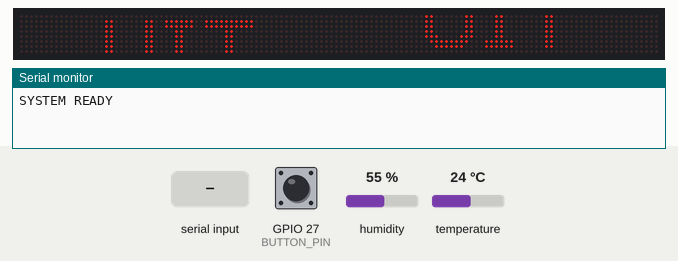
This sketch was run on a simulated ESP32. Parts: 128×8 LED matrix, the last lines printed to the serial monitor. The inputs (shaded band) are chosen by the test bench; at power-on: GPIO 27 (BUTTON_PIN) HIGH, humidity 55 %, temperature 24 °C. The local clock reads 2024-03-15 10:24:30 at power-on unless the sketch sets it; random numbers use the default seed unless the sketch sets one; EEPROM starts erased; nothing arrives over Bluetooth unless stated.

Above: at 1.2 s.
1.3 s: GPIO 27 (BUTTON_PIN) pulled LOW for 0.15 s
At 1.89 s:
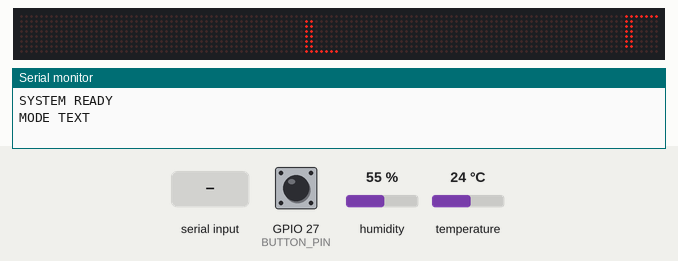
2.0 s: "2\n" received over the second serial link
At 2.4 s:
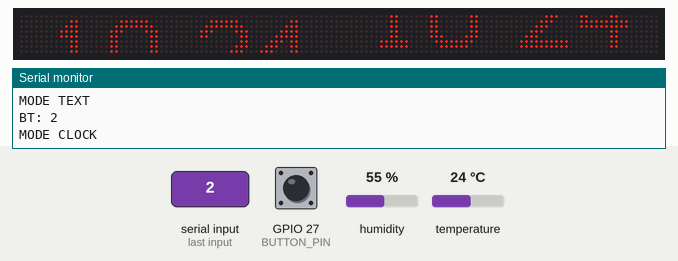
5.0 s: "3\n" received over the second serial link
At 6.2 s:
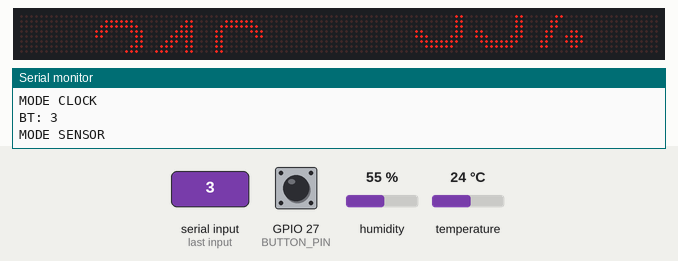
6.5 s: humidity set to 22 %
At 7.4 s:
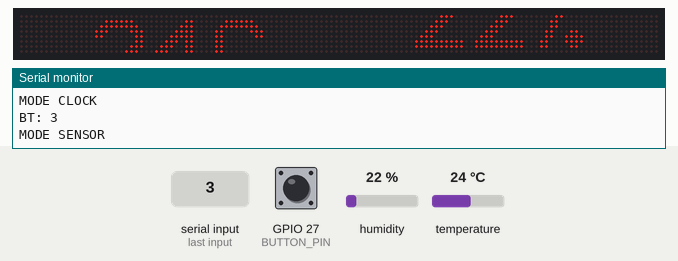
8.5 s: temperature set to 12 °C
At 11.4 s:
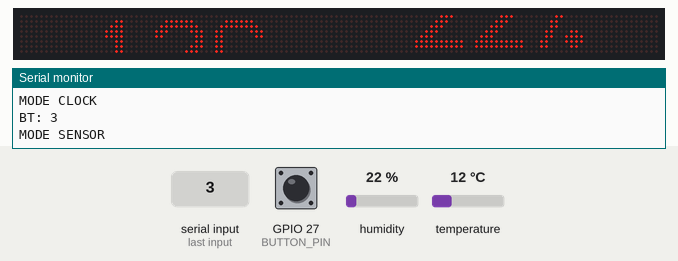
11.5 s: humidity set to 40 %
At 15.27 s:
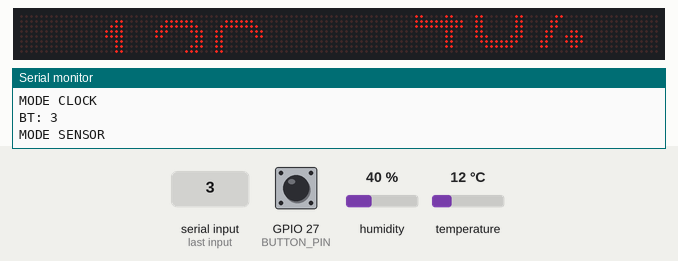
Timing chart, 0 to 15.5 s (numbered marks = the images above; inputs shaded):
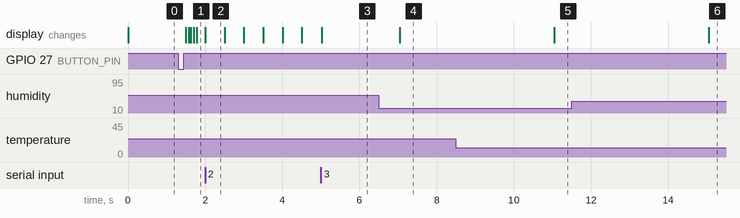

Measured:
- after the input at 1.3 s, the display: first changes after 0.20 s (image 1 shows a later state)
- after the input at 6.5 s, the display: changes after 0.55 s (image 4)
- after the input at 8.5 s, the display: changes after 2.5 s (image 5)
- after the input at 11.5 s, the display: changes after 3.5 s (image 6)
- what the display in image 2 shows lasts 0.5 s, from 2.0 s to 2.5 s

The sketch:

ESP32_LED_SYSTEM.ino
```cpp
#include <MD_Parola.h>
#include <MD_MAX72xx.h>
#include <SPI.h>
#include <OneButton.h>
#include "BluetoothSerial.h"
#include "EEPROM.h"
#include "Font_Data.h"
#include "DHT.h"
#include "RTClib.h"
#include <Wire.h>
// ============== PIN CONFiG ================

#include "Config.h"

// ================= MODES =================

#include "ModeBase.h"
#include "ModeText.h"
#include "ModeClock.h"
#include "ModeSensor.h"
#include "ModeMusic.h"

// ======================================================
// OBJECTS
// ======================================================

BluetoothSerial SerialBT;

OneButton btn(BUTTON_PIN, true);

MD_Parola P(HARDWARE_TYPE,DATA_PIN,CLK_PIN,CS_PIN,MAX_DEVICES);

RTC_DS1307 rtc;

DHT dht(DHTPIN, DHTTYPE);

// ======================================================
// GLOBAL
// ======================================================

char msg[100] = "HELLO UIT";

int state = 0;

// ======================================================
// MODE OBJECTS
// ======================================================

ModeText   mText;
ModeClock  mClock;
ModeSensor mSensor;
ModeMusic  mMusic;

DoubleHeightMode* currentModePtr = nullptr;

// ======================================================
// SET MODE
// ======================================================

void setMode(int newMode)
{
    state = newMode;

    P.displayClear();

    switch (state) {
        // ================= TEXT =================

        case 1:

            mText.refreshData();

            mText.setupMode(PA_SCROLL_LEFT,40);

            currentModePtr = &mText;

            Serial.println("MODE TEXT");

            break;

        // ================= CLOCK =================

        case 2:

            mClock.refreshData();

            mClock.setupMode(PA_PRINT,0);

            currentModePtr = &mClock;

            Serial.println("MODE CLOCK");

            break;

        // ================= SENSOR =================

        case 3:

            mSensor.refreshData();

            mSensor.setupMode(PA_SCROLL_LEFT,50);

            currentModePtr = &mSensor;

            Serial.println("MODE SENSOR");

            break;

        // ================= MUSIC =================

        case 4:

            currentModePtr = &mMusic;

            Serial.println("MODE MUSIC");

            break;

        // ================= IDLE =================

        default:

            state = 0;

            currentModePtr = nullptr;

            Serial.println("MODE IDLE");

            break;
    }
}

// ======================================================
// BUTTON
// ======================================================

void switchMode()
{
    int next = state + 1;

    if (next > 4)
        next = 0;

    setMode(next);
}

// ======================================================
// BLUETOOTH
// ======================================================

void handleBluetooth()
{
    if (!SerialBT.available())
        return;

    String input =
        SerialBT.readStringUntil('\n');

    input.trim();

    if (input.length() == 0)
        return;

    Serial.print("BT: ");
    Serial.println(input);

    // ================= CHANGE MODE =================

    if (input.length() == 1 && isDigit(input[0]))
    {
        int target = input.toInt();

        if (target >= 0 && target <= 4)
        {
            setMode(target);
        }

        return;
    }

    // ================= CHANGE TEXT =================

    if (input.startsWith("#"))
    {
        String newText = input.substring(1);

        newText.toUpperCase();

        newText.toCharArray(msg,sizeof(msg));

        EEPROM.writeString(50,newText);

        EEPROM.commit();

        Serial.print("NEW TEXT: ");
        Serial.println(msg);

        if (state == 1)
        {
            mText.refreshData();

            mText.render();
        }
    }
}

// ======================================================
// IDLE SCREEN
// ======================================================

void runIdle()
{
    if (P.displayAnimate())
    {
        P.displayZoneText(ZONE_LOWER,"UIT",PA_CENTER,0,0,PA_PRINT,PA_NO_EFFECT);

        P.displayZoneText(ZONE_UPPER,"UIT",PA_CENTER,0,0,PA_PRINT,PA_NO_EFFECT);

        P.synchZoneStart();
    }
}

// ======================================================
// SETUP
// ======================================================

void setup()
{
    Serial.begin(115200);

    // ================= EEPROM =================

    EEPROM.begin(EEPROM_SIZE);

    // ================= BLUETOOTH =================

    SerialBT.begin("ESP32_UIT_DISPLAY");

    // ================= I2C =================

    Wire.begin(SDA_PIN,SCL_PIN);

    // ================= RTC =================

    if (!rtc.begin())
    {
        Serial.println("RTC ERROR");
    }

    // rtc.adjust(DateTime(F(__DATE__), F(__TIME__)));

    // ================= DHT =================

    dht.begin();

    // ================= SOUND =================

    pinMode(SOUND_PIN, INPUT);

    // ================= MATRIX =================

    P.begin(MAX_ZONES);

    P.setZone(ZONE_LOWER,0,ZONE_SIZE - 1);

    P.setFont(ZONE_LOWER,BigFontLower);

    P.setZone(ZONE_UPPER,ZONE_SIZE,MAX_DEVICES - 1);

    P.setFont(ZONE_UPPER,BigFontUpper);

    P.setIntensity(3);

    P.setCharSpacing(P.getCharSpacing() * 2);

    // ================= BUTTON =================

    btn.attachClick(switchMode);

    // ================= EEPROM =================

    String savedMsg = EEPROM.readString(50);

    if (savedMsg.length() > 0 && savedMsg.length() < 100)
    {
        savedMsg.toCharArray(msg,sizeof(msg));
    }

    Serial.println("SYSTEM READY");
}

// ======================================================
// LOOP
// ======================================================

void loop()
{
    btn.tick();

    handleBluetooth();

    // ================= IDLE =================

    if (state == 0)
    {
        runIdle();
    }
    else
    {
        if (currentModePtr != nullptr)
        {
            currentModePtr->run();
        }
    }
}
```

Globals.h
```cpp
#ifndef GLOBALS_H
#define GLOBALS_H

#include <MD_Parola.h>
#include <MD_MAX72xx.h>
#include "BluetoothSerial.h"
#include "DHT.h"
#include "RTClib.h"

// ======================================================
// EXTERN OBJECTS
// ======================================================

extern MD_Parola P;

extern BluetoothSerial SerialBT;

extern RTC_DS1307 rtc;

extern DHT dht;

// ======================================================
// EXTERN VARIABLES
// ======================================================

extern char msg[100];

extern int state;

#endif
```

ModeBase.h
```cpp
#ifndef MODEBASE_H
#define MODEBASE_H

#include "Globals.h"

class DoubleHeightMode
{
protected:
    char _buffer[120];

    textEffect_t _effect;
    uint16_t _speed;

public:

    // ================= PURE VIRTUAL =================

    virtual void refreshData() = 0;

    // ================= VIRTUAL =================

    virtual void setupMode(textEffect_t effect, uint16_t speed)
    {
        _effect = effect;
        _speed = speed;

        refreshData();

        render();
    }

    virtual void render()
    {
        P.displayClear();

        P.displayZoneText(ZONE_LOWER,_buffer,PA_CENTER,_speed,0,_effect,_effect);

        P.displayZoneText(ZONE_UPPER,_buffer,PA_CENTER,_speed,0,_effect,_effect);

        P.synchZoneStart();
    }

    virtual void run()
    {
        if (P.displayAnimate())
        {
            refreshData();

            render();
        }
    }

    // ================= DESTRUCTOR =================

    virtual ~DoubleHeightMode() {}
};

#endif
```

ModeClock.h
```cpp
#ifndef MODECLOCK_H
#define MODECLOCK_H

#include "Globals.h"
#include "ModeBase.h"

class ModeClock : public DoubleHeightMode
{
private:
    unsigned long lastClock = 0;
    bool blinkColon = true;

public:
    void refreshData() override
    {
        DateTime now = rtc.now();

        // Nháy dấu :
        if (blinkColon)
            sprintf(_buffer, "%02d:%02d", now.hour(), now.minute());
        else
            sprintf(_buffer, "%02d %02d", now.hour(), now.minute());
    }

    void setupMode(textEffect_t effect, uint16_t speed) override
    {
        refreshData();
        P.displayClear();

        P.displayZoneText(ZONE_LOWER, _buffer, PA_CENTER, 0, 0, PA_PRINT, PA_NO_EFFECT);
        P.displayZoneText(ZONE_UPPER, _buffer, PA_CENTER, 0, 0, PA_PRINT, PA_NO_EFFECT);

        P.synchZoneStart();
    }

    void run() override
    {
        // đổi trạng thái nháy mỗi 500ms
        if (millis() - lastClock >= 500)
        {
            lastClock = millis();

            blinkColon = !blinkColon;
            refreshData();

            P.displayZoneText(ZONE_LOWER, _buffer, PA_CENTER, 0, 0, PA_PRINT, PA_NO_EFFECT);
            P.displayZoneText(ZONE_UPPER, _buffer, PA_CENTER, 0, 0, PA_PRINT, PA_NO_EFFECT);

            P.displayReset(ZONE_LOWER);
            P.displayReset(ZONE_UPPER);
        }

        P.displayAnimate();
    }
};

#endif
```

ModeMusic.h
```cpp
#ifndef MODEMUSIC_H
#define MODEMUSIC_H

#include "ModeBase.h"
#include "Globals.h"

class ModeMusic : public DoubleHeightMode
{
private:
    int lastLevels[64]; // Lưu mức độ của từng cột để làm mượt riêng lẻ
    unsigned long lastUpdate = 0;

public:
    void setupMode(textEffect_t effect, uint16_t speed) override {
        P.displayClear();
        for(int i=0; i<64; i++) lastLevels[i] = 0;
    }

    void refreshData() override
    {
        MD_MAX72XX* mx = P.getGraphicObject();
        int raw = analogRead(SOUND_PIN);

        // Giả lập sóng nhạc nhảy ngẫu nhiên quanh giá trị Analog để các cột nhìn khác nhau
        for (int x = 0; x < 64; x++)
        {
            // Chuyển giá trị analog thành độ cao (0-16)
            // Lưu ý: giá trị 1500-3500 tùy thuộc vào cảm biến của bạn, có thể cần chỉnh lại
            int targetLevel = map(raw, 1800, 3800, 0, 16);

            // Thêm chút biến động cho các cột khác nhau nhìn cho "vui mắt"
            targetLevel += random(-2, 3);
            targetLevel = constrain(targetLevel, 0, 16);

            // Làm mượt (Smoothing) cho từng cột
            lastLevels[x] = (lastLevels[x] * 1 + targetLevel) / 2;

            // Xóa cột hiện tại trước khi vẽ (để không bị nháy cả màn hình)
            for (int y = 0; y < 16; y++) {
                mx->setPoint(y, x, false);
            }

            // Vẽ cột mới
            for (int y = 0; y < lastLevels[x]; y++)
            {
                mx->setPoint(15 - y, x, true);
            }
        }
    }

    void run() override
    {
        if (millis() - lastUpdate >= 30)
        {
            lastUpdate = millis();
            refreshData();
            // Chỉ dùng update() của tầng thấp, không dùng P.displayAnimate vì đây là vẽ pixel trực tiếp
            P.getGraphicObject()->update();
        }
    }
};

#endif
```

ModeSensor.h
```cpp
#ifndef MODESENSOR_H
#define MODESENSOR_H

#include "Globals.h"
#include "ModeBase.h"

class ModeSensor : public DoubleHeightMode {
private:
    char _bufUpper[10]; // Buffer riêng cho hàng trên (Nhiệt độ)
    char _bufLower[10]; // Buffer riêng cho hàng dưới (Độ ẩm)

public:
    void refreshData() override
    {
        float t = dht.readTemperature();
        float h = dht.readHumidity();

        if (isnan(t) || isnan(h))
        {
            strcpy(_bufUpper, "TEMP");
            strcpy(_bufLower, "ERR");
            return;
        }

        // Định dạng dữ liệu cho từng hàng
        sprintf(_bufUpper, "%.0fC", t);
        sprintf(_bufLower, "%.0f%%", h);
    }

    void setupMode(textEffect_t effect, uint16_t speed) override
    {
        refreshData();
        P.displayClear();

        // Thiết lập hiển thị tĩnh (PA_PRINT) và căn giữa (PA_CENTER)
        // Zone trên hiển thị Nhiệt độ
        P.displayZoneText(ZONE_UPPER, _bufUpper, PA_CENTER, 0, 0, PA_PRINT, PA_NO_EFFECT);

        // Zone dưới hiển thị Độ ẩm
        P.displayZoneText(ZONE_LOWER, _bufLower, PA_CENTER, 0, 0, PA_PRINT, PA_NO_EFFECT);

        P.synchZoneStart();
    }

    void run() override
    {
        // Cập nhật dữ liệu mới sau một khoảng thời gian (ví dụ mỗi 2 giây)
        static uint32_t lastUpdate = 0;
        if (millis() - lastUpdate >= 2000)
    {
    lastUpdate = millis();
    refreshData();

    P.displayZoneText(ZONE_UPPER, _bufUpper, PA_CENTER, 0, 0, PA_PRINT, PA_NO_EFFECT);


    P.displayZoneText(ZONE_LOWER, _bufLower, PA_CENTER, 0, 0, PA_PRINT, PA_NO_EFFECT);

    // Reset các zone để hiển thị giá trị mới
    P.displayReset(ZONE_UPPER);
    P.displayReset(ZONE_LOWER);
    }

        P.displayAnimate();
    }
};

#endif
```

ModeText.h
```cpp
#ifndef MODETEXT_H
#define MODETEXT_H

#include "Globals.h"

#include "ModeBase.h"

class ModeText : public DoubleHeightMode
{
public:
    void refreshData() override
    {
        strcpy(_buffer, msg);
    }
};

#endif
```

Config.h
```cpp
#ifndef CONFIG_H
#define CONFIG_H

#include <MD_Parola.h>
#include <MD_MAX72xx.h>

#define HARDWARE_TYPE MD_MAX72XX::FC16_HW

#define MAX_ZONES     2
#define ZONE_SIZE     8
#define MAX_DEVICES   (MAX_ZONES * ZONE_SIZE)

#define ZONE_LOWER    0
#define ZONE_UPPER    1

// ================= MATRIX =================

#define DATA_PIN      23
#define CLK_PIN       18
#define CS_PIN        5

// ================= BUTTON =================

#define BUTTON_PIN    27

// ================= RTC ====================

#define SDA_PIN       21
#define SCL_PIN       22

// ================= DHT ====================

#define DHTPIN        32
#define DHTTYPE       DHT11
//================= SOUND =================

#define SOUND_PIN 34

// ================= EEPROM =================

#define EEPROM_SIZE   512

#endif
```

Source omitted: Font_Data.h (data table, 13968 bytes)
